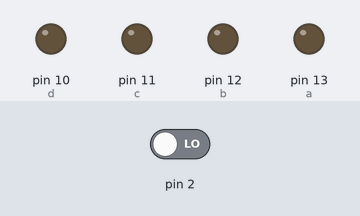
Simulated run of this sketch. Board: Arduino Uno, built with avr-gcc and run on an emulated ATmega328P. Shown: output pins drawn as LEDs (lit = HIGH). The test bench sets the inputs (shaded band); at power-on: pin 2 LOW.

Above: at 1.2 s.
1.3 s: pin 2 driven HIGH
At 2.7 s:
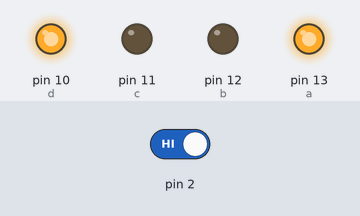
Timing chart, 0 to 4.3 s (numbered marks = the images above; inputs shaded):
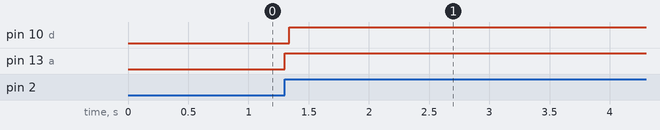

The sketch:

BCD_segment_assignment.ino
```cpp
int a =13;
int b =12;
int c = 11;
int d = 10;
bool con;
int x=1;
int y=1;
void setup() {
  // put your setup code here, to run once:
  pinMode(2,INPUT);
  pinMode(a,OUTPUT);
  pinMode(b,OUTPUT);
  pinMode(c,OUTPUT);
  pinMode(d,OUTPUT);
//  Serial.begin(9600);
}

void loop() {
  // put your main code here, to run repeatedly:
//  Serial.available();
 con= digitalRead(2);

  if(con==HIGH && x==1){
      digitalWrite(a,LOW);
      digitalWrite(b,LOW);
      digitalWrite(c,LOW);
      digitalWrite(d,HIGH);
      con =LOW;
      x++;
    }
      else if(con==HIGH && x==2){
      digitalWrite(a,LOW);
      digitalWrite(b,LOW);
      digitalWrite(c,HIGH);
      digitalWrite(d,LOW);
      con =LOW;
      x++;
    }
      else if(con==HIGH && x==3){
      digitalWrite(a,LOW);
      digitalWrite(b,LOW);
      digitalWrite(c,HIGH);
      digitalWrite(d,HIGH);
      con =LOW;
      x++;
    }
      else if(con==HIGH && x==4){
      digitalWrite(a,LOW);
      digitalWrite(b,HIGH);
      digitalWrite(c,LOW);
      digitalWrite(d,LOW);
      con =LOW;
      x++;
    }
      else if(con==HIGH && x==5){
      digitalWrite(a,LOW);
      digitalWrite(b,HIGH);
      digitalWrite(c,LOW);
      digitalWrite(d,HIGH);
      con =LOW;
      x++;
    }
      else if(con==HIGH && x==6){
      digitalWrite(a,LOW);
      digitalWrite(b,HIGH);
      digitalWrite(c,HIGH);
      digitalWrite(d,LOW);
      con =LOW;
      x++;
    }
      else if(con==HIGH && x==7){
      digitalWrite(a,LOW);
      digitalWrite(b,HIGH);
      digitalWrite(c,HIGH);
      digitalWrite(d,HIGH);
      con =LOW;
      x++;
    }
      else if(con==HIGH && x==8){
      digitalWrite(a,HIGH);
      digitalWrite(b,LOW);
      digitalWrite(c,LOW);
      digitalWrite(d,LOW);
      con =LOW;
      x++;
    }
      else if(con==HIGH && x==9){
      digitalWrite(a,HIGH);
      digitalWrite(b,LOW);
      digitalWrite(c,LOW);
      digitalWrite(d,HIGH);
      con =LOW;
      x++;
    }


}
```

Measured:
- after the input at 1.3 s, pin 10 (d), pin 13 (a): LOW → HIGH at once
